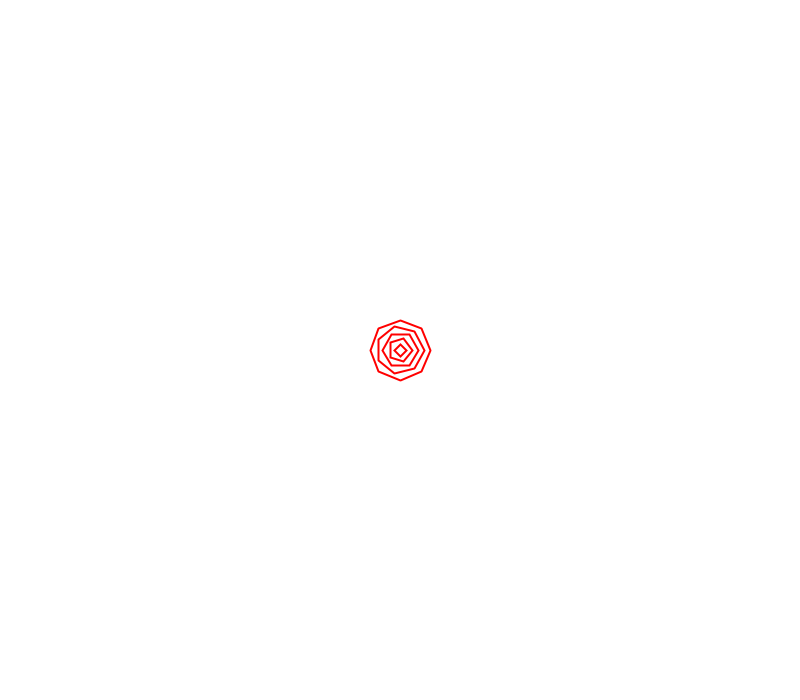
Frame 1 (no input)
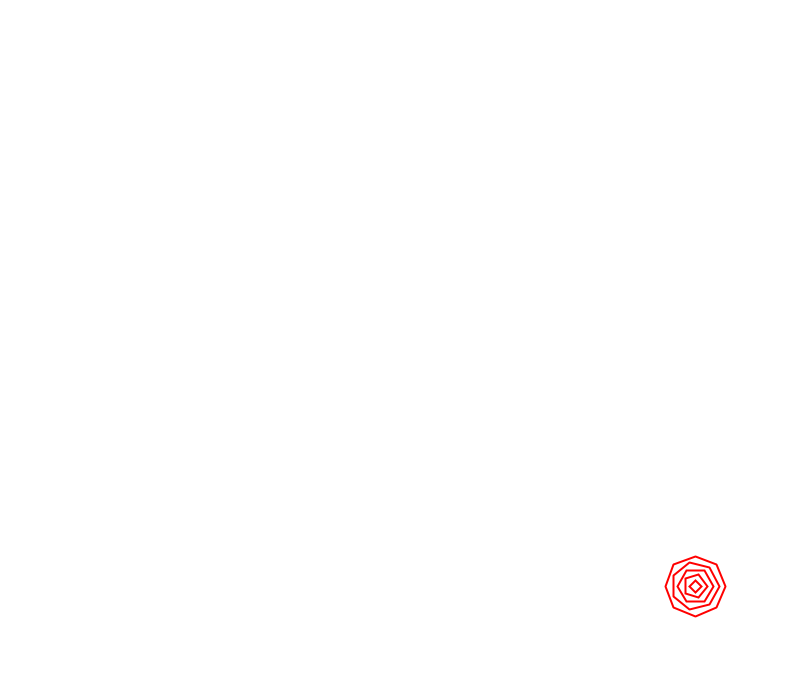
Frame 60 (the mouse pressed at the canvas centre just before this capture)
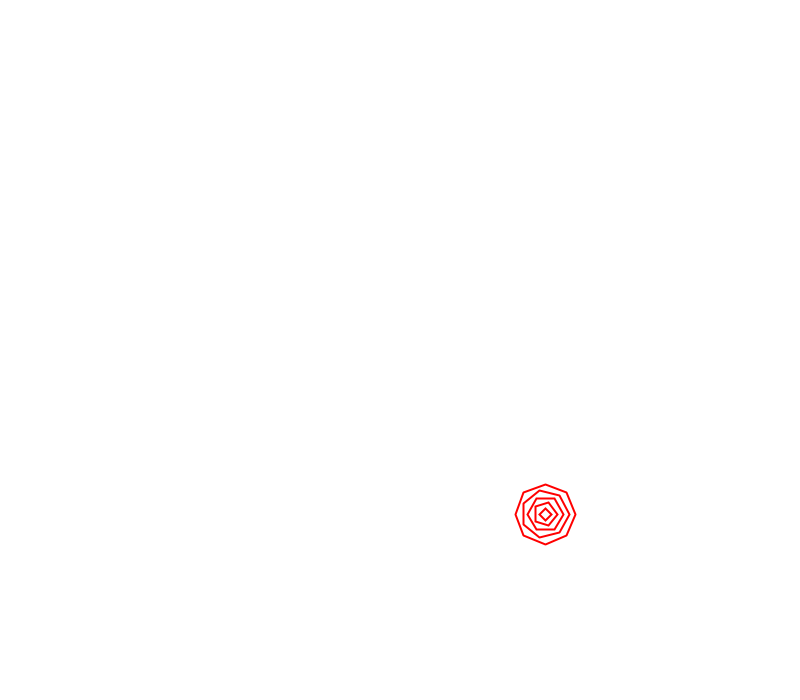
Frame 120 (the mouse held since frame 60 and released just before this capture)

The Processing sketch that drew these frames (run headless with seeded random() and noise(); from frame 60 on, the mouse is pressed at the canvas centre):

// Processing sketch: Week3_ParticleDemo
// ── Week3_ParticleDemo.pde
float x, y;
float radius = 30;
float spdX = 5, spdY = 4;

void setup() {
  size(800, 700);
  x = width/2;
  y = height/2;
}

void draw() {
  background(255);
  for (int i = 1; i < 6 ; i++){
    // void polygon(float radius, int sides, float strokeWt, color strokeColor)
    polygon(i*6, i+3, 2, color(255,0,0));
  }
  moveParticle();
  checkCollisions();
}

void moveParticle() {
  //spdY = spdY + 1; // curved motion
  //println("X: " + spdX + " ; Y: " + spdY);
  x += spdX;
  y += spdY;
}

void checkCollisions(){
  // when you reach with a radius of the edge, you check for collision
  // also when you are drawing, you are shifting by a radius 
  // so it looks like the other edge is hitting the boundary
  if (x >= width - radius | x <= 0 + radius){
    spdX = -spdX; // reverse speed  
  }
  if (y >= height -radius | y <= 0 + radius){
    spdY = -spdY; // reverse speed  
  }
  
 
}

// ── Polygon.pde
void polygon(float radius, int sides, float strokeWt, color strokeColor) {
  //ellipse(x, y, radius*2, radius*2);
  //rect(x-radius,y-radius,radius*2, radius*2);
  
  
  float theta = 0;
  float x2, y2;
  float rotAmount = TWO_PI/sides;
  
  // NOTE: x and y are the center of the shape
  // Then we draw the circle (or polygon) around it by adding x2 and y2 to it
  
  strokeWeight(strokeWt);
  stroke(strokeColor);
  noFill();
  //fill(strokeColor);
  
  beginShape();
  for (int i = 0; i < sides; i++){
    x2 = x + radius * cos(theta + i * rotAmount);
    y2 = y + radius * sin(theta + i * rotAmount);
    vertex(x2,y2); 
  }
  endShape(CLOSE);
  
}
